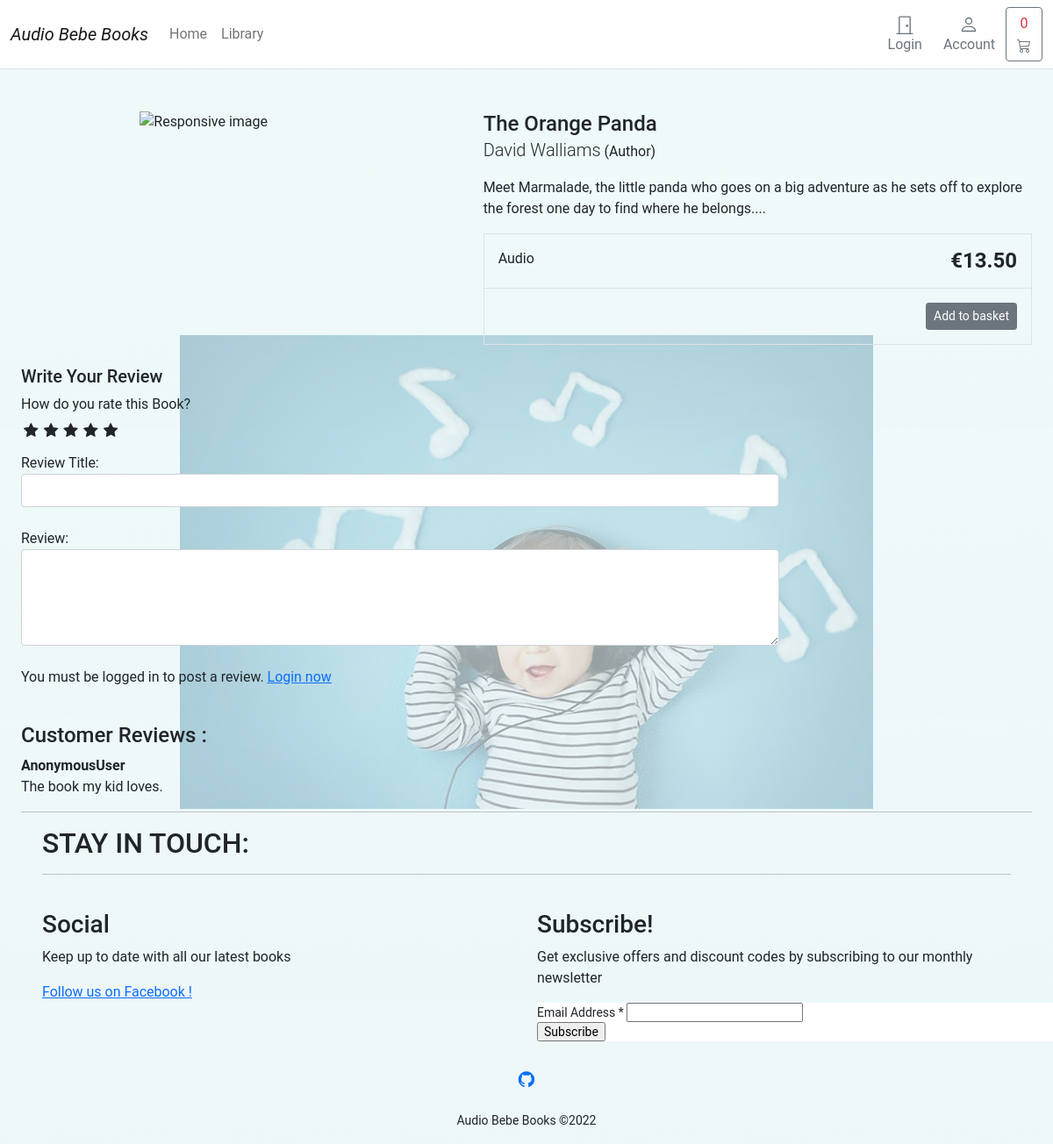
Screenshot of /item/marmalade-the-orange-panda/ with the database file from the repository.
### store/models.py (models this page shows, shortened)
class Product(models.Model):
    category = models.ForeignKey(
        Category, related_name='product', on_delete=models.CASCADE)
    created_by = models.ForeignKey(
        settings.AUTH_USER_MODEL, on_delete=models.CASCADE, related_name='product_creator')
    title = models.CharField(max_length=255)
    author = models.CharField(max_length=255, default='admin')
    description = models.TextField(blank=True)
    image = CloudinaryField('image')
    slug = models.SlugField(max_length=255, unique=True)
    price = models.DecimalField(max_digits=4, decimal_places=2)
    in_stock = models.BooleanField(default=True)
    is_active = models.BooleanField(default=True)
    created = models.DateTimeField(auto_now_add=True)
    updated = models.DateTimeField(auto_now=True)
    objects = models.Manager()
    products = ProductManager()
    class Meta:
        verbose_name_plural = 'Products'
        ordering = ('-created',)

class ReviewRating(models.Model):
    product = models.ForeignKey(Product, on_delete=models.CASCADE)
    user = models.ForeignKey(UserBase, on_delete=models.CASCADE)
    subject = models.CharField(max_length=100, blank=True)
    review = models.TextField(max_length=100, blank=True)
    rating = models.FloatField()
    ip = models.CharField(max_length=20, blank=True)
    status = models.BooleanField(default=True)
    create_at = models.DateTimeField(auto_now_add=True)
    udated_at = models.DateTimeField(auto_now=True)

### store/views.py (the view)
# urls.py: path('item/<slug:slug>/', views.product_detail, name='product_detail'),
def product_detail(request, slug):
    product = get_object_or_404(Product, slug=slug, in_stock=True)
    reviews = ReviewRating.objects.filter(
        product=product).order_by('-udated_at')
    return render(request, 'store/products/detail.html',
                  {'product': product, 'reviews': reviews})

### cart/cart.py (called while the page is built)
    def __len__(self):
        return sum(item['qty'] for item in self.cart.values())
        return len(self.cart)

### cart/context_processors.py (called while the page is built)
def cart(request):
    return {'cart': Cart(request)}

### store/models.py (called while the page is built)
    def get_absolute_url(self):
        return reverse('store:category_list', args=[self.slug])

### store/views.py (called while the page is built)
def categories(request):
    return {
        'categories': Category.objects.all()
    }

### templates/store/products/detail.html (shortened to what this page needs)
{% extends "store/base.html" %}
{% load static %}
{% block content %}
<div class='container'>
    <main class="pt-5">
        <div class="row g-3">
            <div class="col-md-5 col-lg-5 order-md-first">
                <img class="img-fluid mx-auto d-block" width="200px" alt="Responsive image" src="{{ product.image.url }}">
            </div>
            <div class="col-md-7 col-lg-7 ps-md-3 ps-lg-5">
                <h1 class="mb-0 h4">{{ product.title }}</h1>
                <p><span class="lead">{{ product.author }}</span> (Author)</p>
                <p>{{ product.description|slice:":355" }}...</p>
                <div class="border">
                    <div class="col border-bottom">
                        <div class="row p-3">
                            <div class="col-6">Audio</div>
                            <div class="col-6 text-end"><span class="h4 fw-bold"> €{{ product.price }}</span></div>
                        </div>
                    </div>
                    <div class="col">
                        <div class="row p-3">
                            <div class="col-6">
                            </div>
                            <div class="col-6 text-end">
<button type="button" id="add-button" value="{{product.id}}" class="btn btn-secondary btn-sm">Add to basket</button></div>
                        </div>
                    </div>
                </div>
            </div>
        </div>
    </main>
</div>
 <br>
 <div class="container quotes-container content-container">
    <div class="col-md-9">
<form action="{% url 'store:submit_review' product.pk %}" method="POST">
					<h5>Write Your Review</h5>
                    <div>
						<label>How do you rate this Book?</label>
                        <br>
                        <div class="rate">
							<input type="radio" name="rating" id="rating10" value="5" required /><label for="rating10" title="5"></label>
                            <input type="radio" name="rating" id="rating8" value="4" required /><label for="rating8" title="4"></label>
                            <input type="radio" name="rating" id="rating6" value="3" required /><label for="rating6" title="3"></label>
                            <input type="radio" name="rating" id="rating4" value="2" required /><label for="rating4" title="2"></label>
                            <input type="radio" name="rating" id="rating2" value="1" required /><label for="rating2" title="1"></label>
                        </div>
                        <br>
                        Review Title:
						<input type="text" class="form-control" name="subject">
						<br>
                        Review:
						<textarea name="review" rows="4" class="form-control"></textarea>
						<br>
                        {% if user.is_authenticated %}
                        <input type="submit" value="Submit Review" class="btn btn-primary">
                        {% else %}
                        <p>You must be logged in to post a review. <span> <a href="{% url 'account:login' %}">Login now</a></span></p>
						{% endif %}
                    </div>
                </form>
            <br>
            <header class="section-heading">
                <h4> Customer Reviews : </h4>
                {% for review in reviews %}
                <strong>{{user}}</strong>
                    <p>{{review.review}}</p>
                {% endfor %}
            </header>
{% endblock %}

### static/core/css/base.css (style rules this page uses)
body { height: 100%; background-position: center; background-repeat: no-repeat; background-size: cover; }
@media (min-width: 1000px) { .container { max-width: 1000px; } }
@media (max-width: 1200px) { .container { max-width: 100%; padding:0 24px; } }
html, body, p, div { letter-spacing: -0.02px; font-family: 'Roboto', sans-serif ; }

### static/review/css/review.css (style rules this page uses)
.rate { display: inline-block;; border: 0; }
.rate > label { float: right; }
.rate > label:before { display: inline-block; font-size: 1.1rem; font-family: FontAwesome; content: "\f005"; margin:0; padding:0.3rem .2rem; cursor: pointer; }

### rows the page displays
Product: title "The Orange Panda", author "David Walliams", description "Meet Marmalade, the little panda who goes on a big adventure as he sets off to explore the forest one day to find where he belongs.", price "13.50"
ReviewRating: user "AnonymousUser", review "The book my kid loves."
